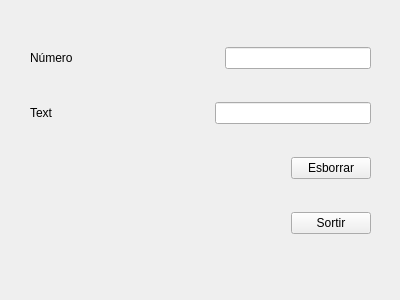
<?xml version="1.0" encoding="UTF-8"?>
<ui version="4.0">
 <class>MyForm</class>
 <widget class="QWidget" name="MyForm">
  <property name="geometry">
   <rect>
    <x>0</x>
    <y>0</y>
    <width>400</width>
    <height>300</height>
   </rect>
  </property>
  <property name="windowTitle">
   <string>Form</string>
  </property>
  <widget class="QWidget" name="">
   <property name="geometry">
    <rect>
     <x>30</x>
     <y>20</y>
     <width>341</width>
     <height>241</height>
    </rect>
   </property>
   <layout class="QVBoxLayout" name="verticalLayout">
    <item>
     <layout class="QHBoxLayout" name="horizontalLayout">
      <item>
       <widget class="QLabel" name="label">
        <property name="text">
         <string>Número</string>
        </property>
       </widget>
      </item>
      <item>
       <spacer name="horizontalSpacer">
        <property name="orientation">
         <enum>Qt::Horizontal</enum>
        </property>
        <property name="sizeHint" stdset="0">
         <size>
          <width>78</width>
          <height>20</height>
         </size>
        </property>
       </spacer>
      </item>
      <item>
       <widget class="QLineEdit" name="lineEdit">
        <property name="styleSheet">
         <string notr="true">color:#f00</string>
        </property>
        <property name="inputMethodHints">
         <set>Qt::ImhDigitsOnly</set>
        </property>
        <property name="inputMask">
         <string>9999999999</string>
        </property>
        <property name="maxLength">
         <number>10</number>
        </property>
       </widget>
      </item>
     </layout>
    </item>
    <item>
     <layout class="QHBoxLayout" name="horizontalLayout_2">
      <item>
       <widget class="QLabel" name="label_2">
        <property name="text">
         <string>Text</string>
        </property>
       </widget>
      </item>
      <item>
       <spacer name="horizontalSpacer_2">
        <property name="orientation">
         <enum>Qt::Horizontal</enum>
        </property>
        <property name="sizeHint" stdset="0">
         <size>
          <width>78</width>
          <height>20</height>
         </size>
        </property>
       </spacer>
      </item>
      <item>
       <widget class="QLineEdit" name="lineEdit_2">
        <property name="styleSheet">
         <string notr="true">color:#00f</string>
        </property>
        <property name="inputMethodHints">
         <set>Qt::ImhDialableCharactersOnly</set>
        </property>
        <property name="inputMask">
         <string>AAAAAAAAAA</string>
        </property>
        <property name="maxLength">
         <number>10</number>
        </property>
       </widget>
      </item>
     </layout>
    </item>
    <item>
     <layout class="QHBoxLayout" name="horizontalLayout_3">
      <item>
       <spacer name="horizontalSpacer_3">
        <property name="orientation">
         <enum>Qt::Horizontal</enum>
        </property>
        <property name="sizeHint" stdset="0">
         <size>
          <width>168</width>
          <height>20</height>
         </size>
        </property>
       </spacer>
      </item>
      <item>
       <widget class="QPushButton" name="pushButton">
        <property name="text">
         <string>Esborrar</string>
        </property>
       </widget>
      </item>
     </layout>
    </item>
    <item>
     <layout class="QHBoxLayout" name="horizontalLayout_4">
      <item>
       <spacer name="horizontalSpacer_4">
        <property name="orientation">
         <enum>Qt::Horizontal</enum>
        </property>
        <property name="sizeHint" stdset="0">
         <size>
          <width>168</width>
          <height>20</height>
         </size>
        </property>
       </spacer>
      </item>
      <item>
       <widget class="QPushButton" name="pushButton_2">
        <property name="text">
         <string>Sortir</string>
        </property>
       </widget>
      </item>
     </layout>
    </item>
   </layout>
  </widget>
 </widget>
 <resources/>
 <connections>
  <connection>
   <sender>pushButton</sender>
   <signal>clicked()</signal>
   <receiver>lineEdit_2</receiver>
   <slot>clear()</slot>
   <hints>
    <hint type="sourcelabel">
     <x>283</x>
     <y>209</y>
    </hint>
    <hint type="destinationlabel">
     <x>275</x>
     <y>96</y>
    </hint>
   </hints>
  </connection>
  <connection>
   <sender>pushButton</sender>
   <signal>clicked()</signal>
   <receiver>lineEdit</receiver>
   <slot>clear()</slot>
   <hints>
    <hint type="sourcelabel">
     <x>308</x>
     <y>203</y>
    </hint>
    <hint type="destinationlabel">
     <x>299</x>
     <y>42</y>
    </hint>
   </hints>
  </connection>
  <connection>
   <sender>pushButton_2</sender>
   <signal>clicked()</signal>
   <receiver>MyForm</receiver>
   <slot>close()</slot>
   <hints>
    <hint type="sourcelabel">
     <x>258</x>
     <y>250</y>
    </hint>
    <hint type="destinationlabel">
     <x>371</x>
     <y>226</y>
    </hint>
   </hints>
  </connection>
 </connections>
</ui>
